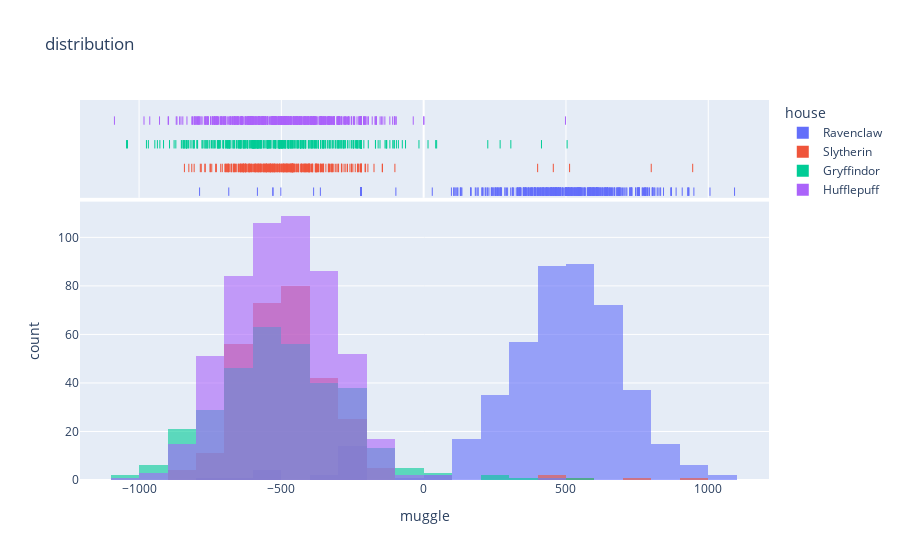

Notebook cell for this chart:
### Code cell
from viz import plot_grouped_histogram, plot_scatter

histogram = plot_grouped_histogram(train_df, "muggle", "house", title="distribution")
histogram

### Figure 1 — Plotly figure (JSON) as saved in the notebook; plotly's stock layout.template omitted (floating-point values rounded to 4 significant figures; data arrays with more than 128 entries replaced by an {"elided": "..."} marker saying what was removed)
{"data": [{"alignmentgroup": "True", "bingroup": "x", "hovertemplate": "house=Ravenclaw<br>muggle=%{x}<br>count=%{y}<extra></extra>", "legendgroup": "Ravenclaw", "marker": {"color": "#636efa", "opacity": 0.6, "pattern": {"shape": ""}}, "name": "Ravenclaw", "offsetgroup": "Ravenclaw", "orientation": "v", "showlegend": true, "type": "histogram", "x": {"elided": "443 float values"}, "xaxis": "x", "yaxis": "y"}, {"alignmentgroup": "True", "boxpoints": "all", "fillcolor": "rgba(255,255,255,0)", "hoveron": "points", "hovertemplate": "house=Ravenclaw<br>muggle=%{x}<extra></extra>", "jitter": 0, "legendgroup": "Ravenclaw", "line": {"color": "rgba(255,255,255,0)"}, "marker": {"color": "#636efa", "symbol": "line-ns-open"}, "name": "Ravenclaw", "offsetgroup": "Ravenclaw", "showlegend": false, "type": "box", "x": {"elided": "443 float values"}, "xaxis": "x2", "yaxis": "y2"}, {"alignmentgroup": "True", "bingroup": "x", "hovertemplate": "house=Slytherin<br>muggle=%{x}<br>count=%{y}<extra></extra>", "legendgroup": "Slytherin", "marker": {"color": "#EF553B", "opacity": 0.6, "pattern": {"shape": ""}}, "name": "Slytherin", "offsetgroup": "Slytherin", "orientation": "v", "showlegend": true, "type": "histogram", "x": {"elided": "301 float values"}, "xaxis": "x", "yaxis": "y"}, {"alignmentgroup": "True", "boxpoints": "all", "fillcolor": "rgba(255,255,255,0)", "hoveron": "points", "hovertemplate": "house=Slytherin<br>muggle=%{x}<extra></extra>", "jitter": 0, "legendgroup": "Slytherin", "line": {"color": "rgba(255,255,255,0)"}, "marker": {"color": "#EF553B", "symbol": "line-ns-open"}, "name": "Slytherin", "offsetgroup": "Slytherin", "showlegend": false, "type": "box", "x": {"elided": "301 float values"}, "xaxis": "x2", "yaxis": "y2"}, {"alignmentgroup": "True", "bingroup": "x", "hovertemplate": "house=Gryffindor<br>muggle=%{x}<br>count=%{y}<extra></extra>", "legendgroup": "Gryffindor", "marker": {"color": "#00cc96", "opacity": 0.6, "pattern": {"shape": ""}}, "name": "Gryffindor", "offsetgroup": "Gryffindor", "orientation": "v", "showlegend": true, "type": "histogram", "x": {"elided": "327 float values"}, "xaxis": "x", "yaxis": "y"}, {"alignmentgroup": "True", "boxpoints": "all", "fillcolor": "rgba(255,255,255,0)", "hoveron": "points", "hovertemplate": "house=Gryffindor<br>muggle=%{x}<extra></extra>", "jitter": 0, "legendgroup": "Gryffindor", "line": {"color": "rgba(255,255,255,0)"}, "marker": {"color": "#00cc96", "symbol": "line-ns-open"}, "name": "Gryffindor", "offsetgroup": "Gryffindor", "showlegend": false, "type": "box", "x": {"elided": "327 float values"}, "xaxis": "x2", "yaxis": "y2"}, {"alignmentgroup": "True", "bingroup": "x", "hovertemplate": "house=Hufflepuff<br>muggle=%{x}<br>count=%{y}<extra></extra>", "legendgroup": "Hufflepuff", "marker": {"color": "#ab63fa", "opacity": 0.6, "pattern": {"shape": ""}}, "name": "Hufflepuff", "offsetgroup": "Hufflepuff", "orientation": "v", "showlegend": true, "type": "histogram", "x": {"elided": "529 float values"}, "xaxis": "x", "yaxis": "y"}, {"alignmentgroup": "True", "boxpoints": "all", "fillcolor": "rgba(255,255,255,0)", "hoveron": "points", "hovertemplate": "house=Hufflepuff<br>muggle=%{x}<extra></extra>", "jitter": 0, "legendgroup": "Hufflepuff", "line": {"color": "rgba(255,255,255,0)"}, "marker": {"color": "#ab63fa", "symbol": "line-ns-open"}, "name": "Hufflepuff", "offsetgroup": "Hufflepuff", "showlegend": false, "type": "box", "x": {"elided": "529 float values"}, "xaxis": "x2", "yaxis": "y2"}], "layout": {"barmode": "overlay", "legend": {"title": {"text": "house"}, "tracegroupgap": 0}, "title": {"text": "distribution"}, "xaxis": {"anchor": "y", "domain": [0, 1], "title": {"text": "muggle"}}, "xaxis2": {"anchor": "y2", "domain": [0, 1], "matches": "x", "showgrid": true, "showticklabels": false}, "yaxis": {"anchor": "x", "domain": [0, 0.7326], "title": {"text": "count"}}, "yaxis2": {"anchor": "x2", "domain": [0.7426, 1], "matches": "y2", "showgrid": false, "showline": false, "showticklabels": false, "ticks": ""}}}
